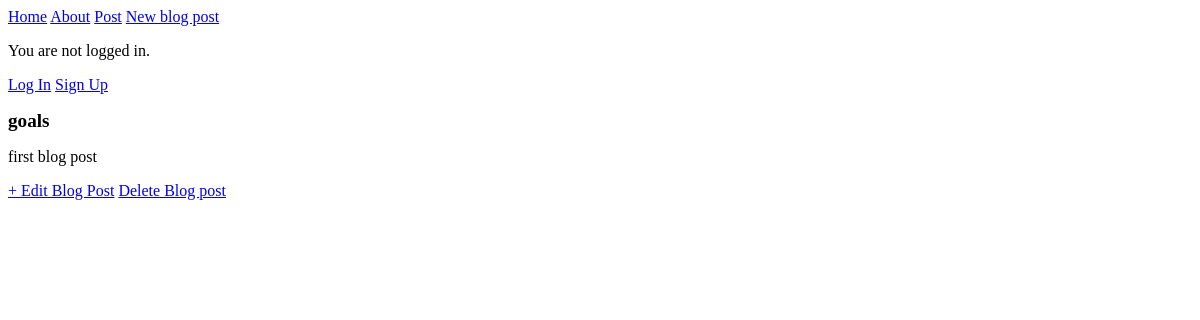
Before: /post/2/ with the older database file.
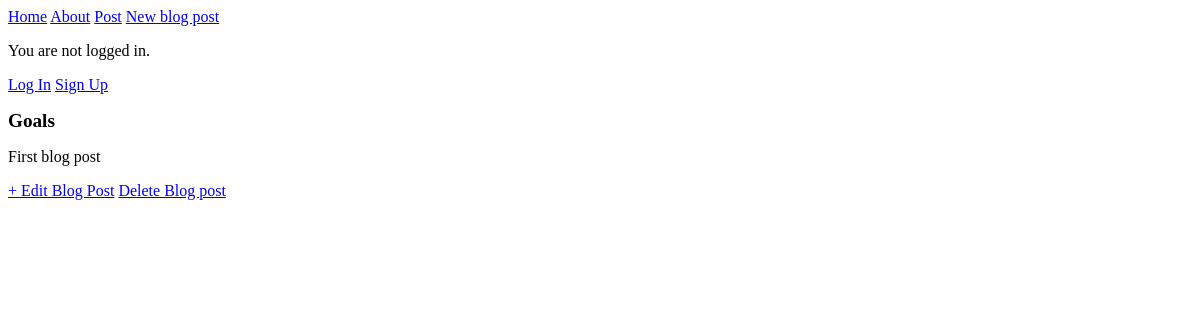
After: the same page with the newer database file.
### pages/models.py (models this page shows, shortened)
class Post(models.Model):
    title= models.CharField(max_length=200, default="default value")
    author = models.ForeignKey("auth.User", on_delete=models.CASCADE, null=True)
    body = models.TextField(null=True)

### pages/views.py (the view)
# urls.py: path("post/<int:pk>/", BlogDetailView.as_view(), name="post_detail" ),
class BlogDetailView(DetailView):
    model = Post
    template_name = "post_detail.html"

### templates/post_detail.html
{% extends "base.html" %} {% block content %}
<div>
  <h2>{{ post.title }}</h2>
  <p>{{ post.body }}</p>
</div>
<a href="{% url 'post_edit' post.pk %}">+ Edit Blog Post</a>
<a href="{% url 'post_delete' post.pk %}"> Delete Blog post </a>
{% endblock content %}

### templates/base.html (shortened to what this page needs)
{% load static %}
<!DOCTYPE html>
<html lang="en">
  <head>
    <link rel="stylesheet" href="{% static 'css/base.css' %}" />
  </head>
  <body>
    <header>
      <a href="{% url 'home' %}">Home</a>
      <a href="{% url 'about' %}">About</a>
      <a href="{% url 'posthome' %}">Post</a>
      <a href="{% url 'post_new' %}">New blog post</a>
    </header>
    {% if user.is_authenticated %}
    <p>Hi {{ user.username }}</p>
    <form method="POST" action="{% url 'logout' %}">
      {% csrf_token %}
      <button type="submit">Logout</button>
    </form>
    {% else %}
    <p>You are not logged in.</p>
    <a href="{% url 'login' %}">Log In</a>
    <a href="{% url 'signup' %}">Sign Up</a>
    {% endif %} {% block content %} {% endblock %}
  </body>
</html>

### static/css/base.css (style rules this page uses)
h2 { font-weight: bold; font-size: larger; }

Changed rows visible on the page:
changed Post: title "goals" → "Goals"; body "first blog post" → "First blog post"
